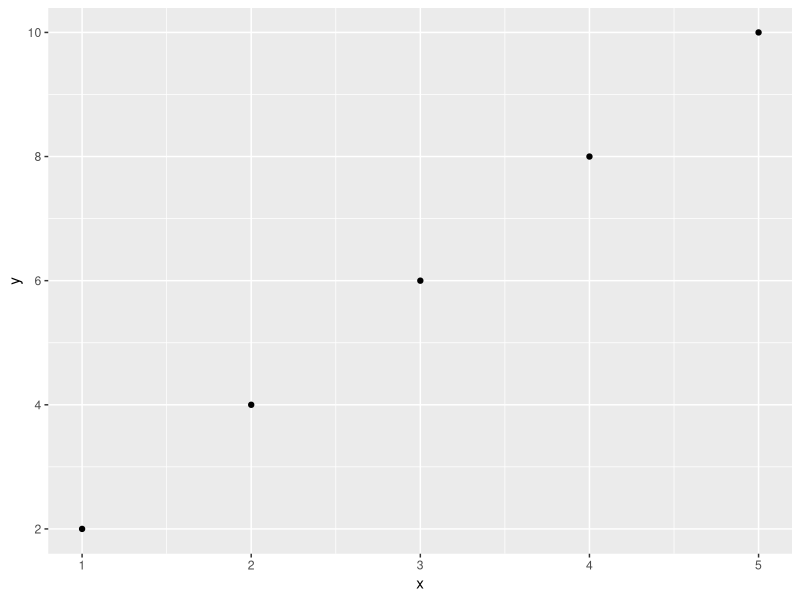

Write the R code that produced this figure.
## ---- chunk 1
# Suma
2 + 3

# Resta
5 - 2

# Multiplicación
4 * 3

# División
10 / 2
## ---- chunk 2
# Asignando valores a variables
x <- 5
y <- 10

# Operaciones con variables
z <- x + y
z
## ---- chunk 3
# Número entero
numero <- 10

# Número decimal
decimal <- 3.14

# Cadena de caracteres
texto <- "Hola, mundo"

# Valor lógico
logico <- TRUE
## ---- chunk 4
# Creando un vector
numeros <- c(1, 2, 3, 4, 5)
numeros
## ---- chunk 5
# Creando una matriz
matriz <- matrix(1:9, nrow = 3, ncol = 3)
matriz
## ---- chunk 6
# Creando un data frame
data <- data.frame(
  nombres = c("Ana", "Luis", "Marta"),
  edades = c(23, 30, 25)
)
data
## ---- chunk 7
# Creando una lista
lista <- list(
  numeros = numeros,
  matriz = matriz,
  data = data
)
lista
## ---- chunk 8
# Instalando el paquete ggplot2 para visualización de datos
#install.packages("ggplot2")
## ---- chunk 9
# Cargando el paquete ggplot2
library(ggplot2)
## ---- chunk 10
# Cargando el paquete ggplot2
library(ggplot2)

# Creando un data frame
data <- data.frame(
  x = c(1, 2, 3, 4, 5),
  y = c(2, 4, 6, 8, 10)
)

# Creando un gráfico de puntos
ggplot(data, aes(x = x, y = y)) +
  geom_point()
